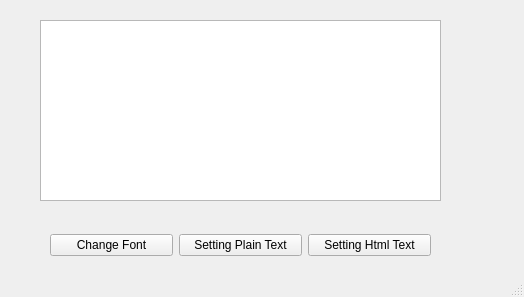
<?xml version="1.0" encoding="UTF-8"?>
<ui version="4.0">
 <class>MainWindow</class>
 <widget class="QMainWindow" name="MainWindow">
  <property name="geometry">
   <rect>
    <x>0</x>
    <y>0</y>
    <width>524</width>
    <height>297</height>
   </rect>
  </property>
  <property name="windowTitle">
   <string>TextEdit eg.</string>
  </property>
  <widget class="QWidget" name="centralwidget">
   <widget class="QTextEdit" name="textEdit">
    <property name="geometry">
     <rect>
      <x>40</x>
      <y>20</y>
      <width>401</width>
      <height>181</height>
     </rect>
    </property>
   </widget>
   <widget class="QWidget" name="">
    <property name="geometry">
     <rect>
      <x>50</x>
      <y>230</y>
      <width>381</width>
      <height>30</height>
     </rect>
    </property>
    <layout class="QHBoxLayout" name="horizontalLayout">
     <item>
      <widget class="QPushButton" name="mybtn1">
       <property name="text">
        <string>Change Font</string>
       </property>
      </widget>
     </item>
     <item>
      <widget class="QPushButton" name="mybtn2">
       <property name="text">
        <string>Setting Plain Text</string>
       </property>
      </widget>
     </item>
     <item>
      <widget class="QPushButton" name="mybtn3">
       <property name="text">
        <string>Setting Html Text</string>
       </property>
      </widget>
     </item>
    </layout>
   </widget>
  </widget>
  <widget class="QStatusBar" name="statusbar"/>
 </widget>
 <resources/>
 <connections/>
</ui>
